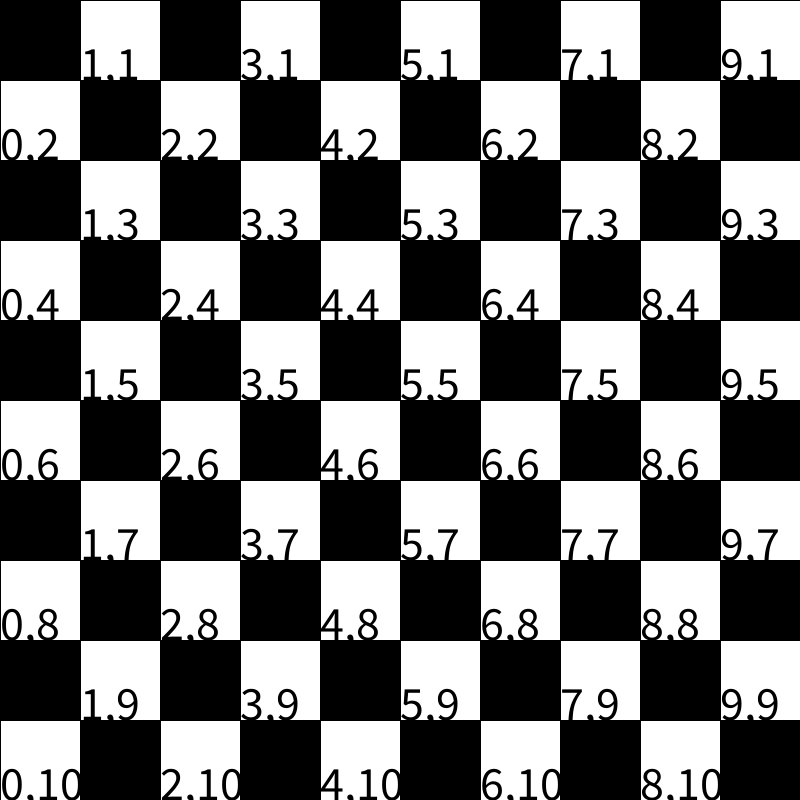
Frame 1 (no input)
Frame 60 (the mouse pressed at the canvas centre just before this capture): identical to frame 1, image omitted
Frame 120 (the mouse held since frame 60 and released just before this capture): identical to frame 1, image omitted

The Processing sketch that drew this single still picture (run headless with seeded random() and noise(); from frame 60 on, the mouse is pressed at the canvas centre):

// Processing sketch: ejemploGrilla_funcionRetornaValor
// ── ejemploGrilla_funcionRetornaValor.pde
int columnas;
int filas;
int tamCelda;


void setup() {
  size(800, 800);
  columnas=10;
  filas=10;
  tamCelda=width/columnas;
  ellipseMode(CORNER);
  textSize(48);
}

void draw() {
  background(0);
  for (int i = 0; i<=columnas; i++) {
    for (int j = 0; j<=filas; j++) {
      fill(0);
      text(i+","+j, tamCelda*i, tamCelda*j);
      if (esPar(i,j) == true) {
        fill(0);
      } else {
        fill(255);
      }
      rect(tamCelda*i, tamCelda*j, tamCelda, tamCelda);
    }
  }
}

boolean esPar(int valor1, int valor2) {
  if ((valor1+valor2)%2==0) {

    return true;
  } else {
    return false;
  }
}
